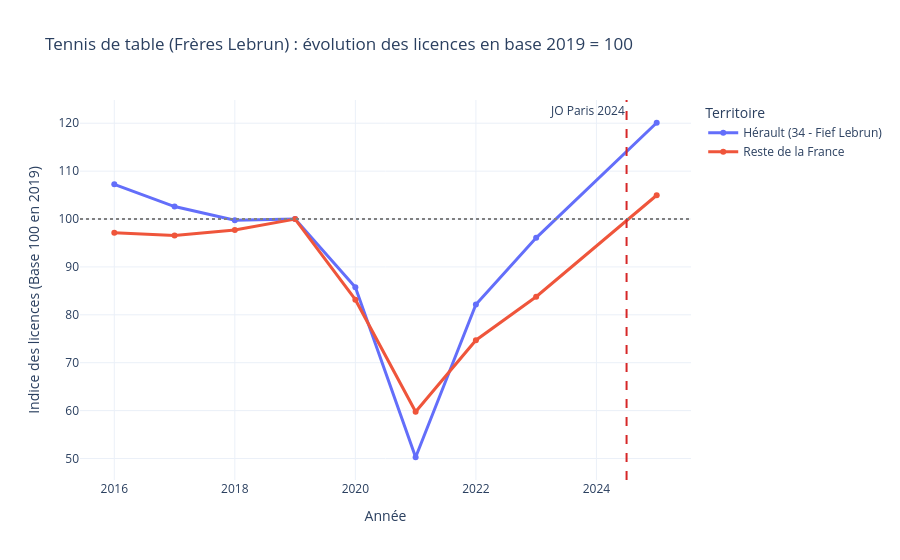

This figure's notebook cell:
### Code cell
CODE_FFTT = "124"  # À ajuster selon le tableau ci-dessus

df_ping_100 = preparer_serie_base_100(
    df_licences,
    federation=CODE_FFTT,
    dep_cible="34",
    annee_ref=2019,
    label_cible="Hérault (34 - Fief Lebrun)",
    col_fed="code_fed",
)

ecart_did = calculer_ecart_double_difference(
    df_ping_100, label_cible="Hérault (34 - Fief Lebrun)", annee_avant=2019, annee_apres=2025
)
print(f"Surplus de croissance dans l'Hérault (2023-2025) : {ecart_did:+.1f} points d'indice")

fig_courbe = plot_effet_local_base100(df_ping_100, "Tennis de table", "Frères Lebrun", annee_ref=2019, annee_evenement=2024.5)
fig_courbe.show()

df_ping_carte = calculer_croissance_departementale(
    df_licences, federation=CODE_FFTT, annee_debut=2019, annee_fin=2025, col_fed="code_fed"
)
fig_carte = plot_carte_croissance_dep(df_ping_carte, "Tennis de table", annee_debut=2019, annee_fin=2025)
fig_carte.show()

### Figure 1 — Plotly figure (JSON) as saved in the notebook; plotly's stock layout.template omitted (floating-point values rounded to 4 significant figures)
{"data": [{"hovertemplate": "Territoire=Hérault (34 - Fief Lebrun)<br>Année=%{x}<br>Indice des licences (Base 100 en 2019)=%{y}<extra></extra>", "legendgroup": "Hérault (34 - Fief Lebrun)", "line": {"color": "#636efa", "dash": "solid", "width": 3}, "marker": {"symbol": "circle"}, "mode": "lines+markers", "name": "Hérault (34 - Fief Lebrun)", "orientation": "v", "showlegend": true, "type": "scatter", "x": [2016, 2017, 2018, 2019, 2020, 2021, 2022, 2023, 2025], "xaxis": "x", "y": [107.2, 102.6, 99.74, 100.0, 85.77, 50.26, 82.14, 96.07, 120.1], "yaxis": "y"}, {"hovertemplate": "Territoire=Reste de la France<br>Année=%{x}<br>Indice des licences (Base 100 en 2019)=%{y}<extra></extra>", "legendgroup": "Reste de la France", "line": {"color": "#EF553B", "dash": "solid", "width": 3}, "marker": {"symbol": "circle"}, "mode": "lines+markers", "name": "Reste de la France", "orientation": "v", "showlegend": true, "type": "scatter", "x": [2016, 2017, 2018, 2019, 2020, 2021, 2022, 2023, 2025], "xaxis": "x", "y": [97.16, 96.57, 97.7, 100.0, 83.16, 59.75, 74.7, 83.78, 105.0], "yaxis": "y"}], "layout": {"annotations": [{"showarrow": false, "text": "JO Paris 2024", "x": 2024.0, "xanchor": "right", "xref": "x", "y": 1, "yanchor": "top", "yref": "y domain"}], "legend": {"title": {"text": "Territoire"}, "tracegroupgap": 0}, "shapes": [{"line": {"color": "gray", "dash": "dot"}, "type": "line", "x0": 0, "x1": 1, "xref": "x domain", "y0": 100, "y1": 100, "yref": "y"}, {"line": {"color": "#d62728", "dash": "dash"}, "type": "line", "x0": 2024.0, "x1": 2024.0, "xref": "x", "y0": 0, "y1": 1, "yref": "y domain"}], "title": {"text": "Tennis de table (Frères Lebrun) : évolution des licences en base 2019 = 100"}, "xaxis": {"anchor": "y", "domain": [0, 1], "title": {"text": "Année"}}, "yaxis": {"anchor": "x", "domain": [0, 1], "title": {"text": "Indice des licences (Base 100 en 2019)"}}}}
